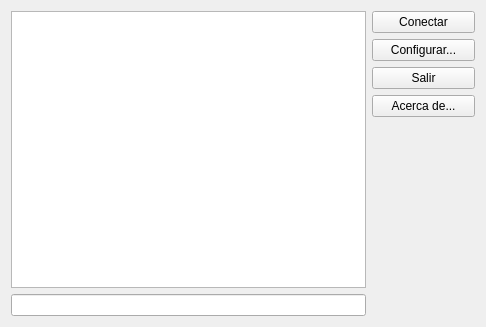
<?xml version="1.0" encoding="UTF-8"?>
<ui version="4.0">
 <class>MainWindow</class>
 <widget class="QDialog" name="MainWindow">
  <property name="geometry">
   <rect>
    <x>0</x>
    <y>0</y>
    <width>486</width>
    <height>327</height>
   </rect>
  </property>
  <property name="windowTitle">
   <string>Talk GUI</string>
  </property>
  <layout class="QHBoxLayout" name="horizontalLayout">
   <item>
    <layout class="QVBoxLayout" name="verticalLayout">
     <item>
      <widget class="QPlainTextEdit" name="outputTextEdit">
       <property name="readOnly">
        <bool>true</bool>
       </property>
      </widget>
     </item>
     <item>
      <widget class="QLineEdit" name="inputTextEdit"/>
     </item>
    </layout>
   </item>
   <item>
    <layout class="QVBoxLayout" name="verticalLayout_2">
     <item>
      <widget class="QPushButton" name="connectButton">
       <property name="enabled">
        <bool>true</bool>
       </property>
       <property name="minimumSize">
        <size>
         <width>103</width>
         <height>0</height>
        </size>
       </property>
       <property name="text">
        <string>Conectar</string>
       </property>
       <property name="autoDefault">
        <bool>false</bool>
       </property>
      </widget>
     </item>
     <item>
      <widget class="QPushButton" name="setupButton">
       <property name="text">
        <string>Configurar...</string>
       </property>
       <property name="autoDefault">
        <bool>false</bool>
       </property>
      </widget>
     </item>
     <item>
      <widget class="QPushButton" name="exitButton">
       <property name="text">
        <string>Salir</string>
       </property>
       <property name="autoDefault">
        <bool>false</bool>
       </property>
      </widget>
     </item>
     <item>
      <widget class="QPushButton" name="aboutButton">
       <property name="text">
        <string>Acerca de...</string>
       </property>
       <property name="autoDefault">
        <bool>false</bool>
       </property>
      </widget>
     </item>
     <item>
      <spacer name="verticalSpacer">
       <property name="orientation">
        <enum>Qt::Vertical</enum>
       </property>
       <property name="sizeHint" stdset="0">
        <size>
         <width>20</width>
         <height>40</height>
        </size>
       </property>
      </spacer>
     </item>
    </layout>
   </item>
  </layout>
 </widget>
 <layoutdefault spacing="6" margin="11"/>
 <resources/>
 <connections/>
</ui>
